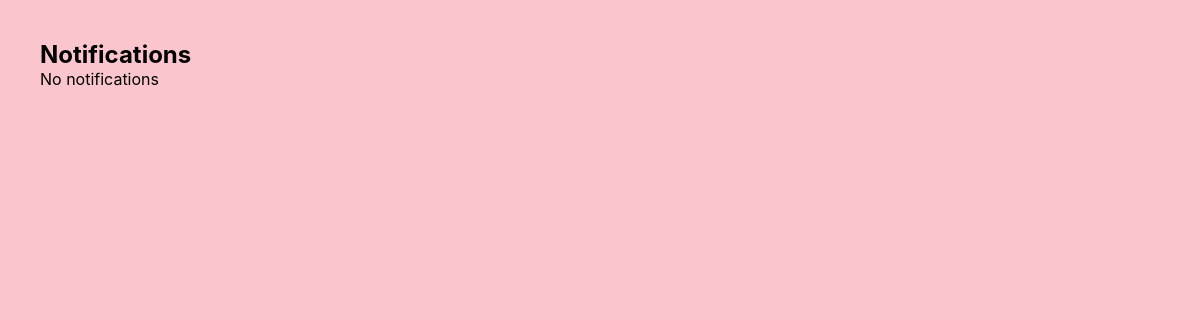
Before: /notifications/ (signed in) with the older database file.
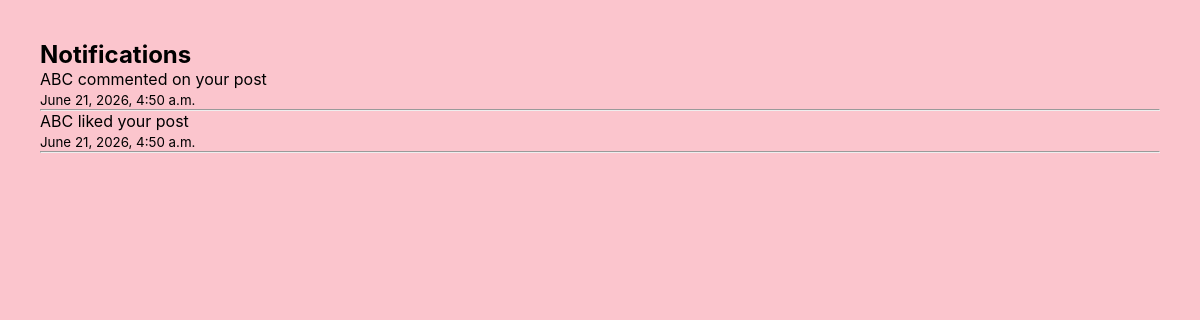
After: the same page with the newer database file.
### social/models.py (models this page shows, shortened)
class Notification(models.Model):
    sender = models.ForeignKey(
        User,
        on_delete=models.CASCADE,
        related_name='sent_notifications'
    )
    receiver = models.ForeignKey(
        User,
        on_delete=models.CASCADE,
        related_name='received_notifications'
    )
    post = models.ForeignKey(
        Post,
        on_delete=models.CASCADE,
        null=True,
        blank=True
    )
    message = models.CharField(
        max_length=200
    )
    created_at = models.DateTimeField(
        auto_now_add=True
    )

### social/views.py (the view)
# urls.py: path('notifications/',views.notifications_view, name='notifications'),
@login_required
def notifications_view(request):
    notifications = Notification.objects.filter(
        receiver=request.user
    ).order_by(
        '-created_at'
    )
    return render(
        request,
        'notifications.html',
        {
            'notifications':notifications
        }
    )

### social/templates/notifications.html (shortened to what this page needs)
<!DOCTYPE html>
<html>
<head>
</head>
<body>
<h2>Notifications</h2>
{% for n in notifications %}
<p>
{{ n.message }}
</p>
<small>
{{ n.created_at }}
</small>
<hr>
{% empty %}
<p>No notifications</p>
{% endfor %}
</body>
</html>

Changed rows visible on the page:
added Notification: message "ABC commented on your post", created_at "June 21, 2026, 4:50 a.m."
added Notification: message "ABC liked your post", created_at "June 21, 2026, 4:50 a.m."
Other visible differences:
text no longer shown: "No notifications"
